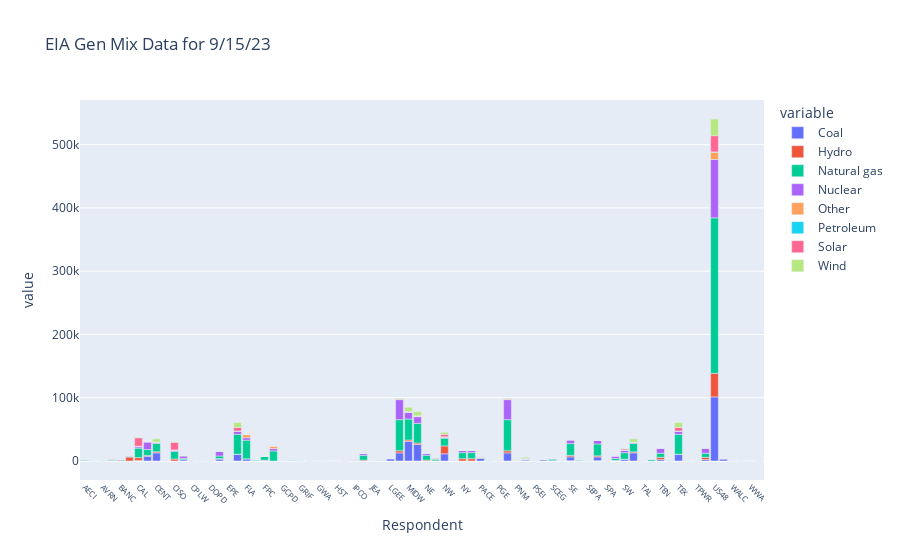

Notebook source saved alongside this figure:
### Markdown cell above
### Now let's graph it..

### Code cell
# Filter down the data a bit..
df_new = df[
    [
        "Interval Start",
        "Respondent",
        "Coal",
        "Hydro",
        "Natural gas",
        "Nuclear",
        "Other",
        "Petroleum",
        "Solar",
        "Wind",
    ]
]
columns = [
    "Coal",
    "Hydro",
    "Natural gas",
    "Nuclear",
    "Other",
    "Petroleum",
    "Solar",
    "Wind",
]

# set up your graph
fig = px.bar(df_new, x="Respondent", y=columns, title="EIA Gen Mix Data for 9/15/23")

# Update x-axis labels appearance
fig.update_xaxes(
    tickangle=45, tickfont=dict(size=8)
)  # Rotate and resize x-axis labels for better readability

# Adjust bar width
fig.update_layout(
    bargap=0.1,  # Adjust the gap between bars
    bargroupgap=0.05,  # Adjust the gap between groups of bars
)

# Show graph
fig.show(width=1800, height=900)

### Figure 1 — Plotly figure (JSON) as saved in the notebook; plotly's stock layout.template omitted (floating-point values rounded to 4 significant figures)
{"data": [{"alignmentgroup": "True", "hovertemplate": "variable=Coal<br>Respondent=%{x}<br>value=%{y}<extra></extra>", "legendgroup": "Coal", "marker": {"color": "#636efa", "pattern": {"shape": ""}}, "name": "Coal", "offsetgroup": "Coal", "orientation": "v", "showlegend": true, "textposition": "auto", "type": "bar", "x": ["AECI", "AVA", "AVRN", "AZPS", "BANC", "BPAT", "CAL", "CAR", "CENT", "CHPD", "CISO", "CPLE", "CPLW", "DEAA", "DOPD", "DUK", "EPE", "ERCO", "FLA", "FMPP", "FPC", "FPL", "GCPD", "GRID", "GRIF", "GVL", "GWA", "HGMA", "HST", "IID", "IPCO", "ISNE", "JEA", "LDWP", "LGEE", "MIDA", "MIDW", "MISO", "NE", "NEVP", "NW", "NWMT", "NY", "NYIS", "PACE", "PACW", "PGE", "PJM", "PNM", "PSCO", "PSEI", "SC", "SCEG", "SCL", "SE", "SEC", "SEPA", "SOCO", "SPA", "SRP", "SW", "SWPP", "TAL", "TEC", "TEN", "TEPC", "TEX", "TIDC", "TPWR", "TVA", "US48", "WACM", "WALC", "WAUW", "WWA", "YAD"], "xaxis": "x", "y": [1174, 0, 0, 860, 0, 0, 889, 7342, 12882, 0, 0, 2143, 0, 0, 0, 2921, 0, 10575, 3385, 940, 1422, 0, 0, 623, 0, 0, 0, 0, 0, 0, 0, 0, 593, 889, 3628, 12798, 30904, 26102, 0, 342, 11405, 1559, 0, 0, 4092, 0, 0, 12798, 347, 1782, 0, 2028, 250, 0, 6496, 301, 0, 6496, 0, 958, 2375, 12882, 0, 129, 2247, 210, 10575, 0, 0, 2247, 101298, 3007, 0, 0, 0, 0], "yaxis": "y"}, {"alignmentgroup": "True", "hovertemplate": "variable=Hydro<br>Respondent=%{x}<br>value=%{y}<extra></extra>", "legendgroup": "Hydro", "marker": {"color": "#EF553B", "pattern": {"shape": ""}}, "name": "Hydro", "offsetgroup": "Hydro", "orientation": "v", "showlegend": true, "textposition": "auto", "type": "bar", "x": ["AECI", "AVA", "AVRN", "AZPS", "BANC", "BPAT", "CAL", "CAR", "CENT", "CHPD", "CISO", "CPLE", "CPLW", "DEAA", "DOPD", "DUK", "EPE", "ERCO", "FLA", "FMPP", "FPC", "FPL", "GCPD", "GRID", "GRIF", "GVL", "GWA", "HGMA", "HST", "IID", "IPCO", "ISNE", "JEA", "LDWP", "LGEE", "MIDA", "MIDW", "MISO", "NE", "NEVP", "NW", "NWMT", "NY", "NYIS", "PACE", "PACW", "PGE", "PJM", "PNM", "PSCO", "PSEI", "SC", "SCEG", "SCL", "SE", "SEC", "SEPA", "SOCO", "SPA", "SRP", "SW", "SWPP", "TAL", "TEC", "TEN", "TEPC", "TEX", "TIDC", "TPWR", "TVA", "US48", "WACM", "WALC", "WAUW", "WWA", "YAD"], "xaxis": "x", "y": [0, 513, 0, 0, 1174, 6214, 4480, 1506, 1739, 820, 3068, 44, 76, 0, 194, 902, 0, 101, 25, 0, 25, 0, 810, 0, 0, 0, 0, 0, 0, 20, 1046, 1375, 0, 138, 0, 3420, 2285, 2285, 1375, 8, 12390, 326, 3667, 3667, 160, 249, 193, 3420, 24, 11, 70, 75, 235, 575, 2323, 0, 599, 1724, 140, 71, 462, 1599, 0, 0, 3565, 0, 101, 80, 349, 3565, 37338, 772, 367, 80, 0, 174], "yaxis": "y"}, {"alignmentgroup": "True", "hovertemplate": "variable=Natural gas<br>Respondent=%{x}<br>value=%{y}<extra></extra>", "legendgroup": "Natural gas", "marker": {"color": "#00cc96", "pattern": {"shape": ""}}, "name": "Natural gas", "offsetgroup": "Natural gas", "orientation": "v", "showlegend": true, "textposition": "auto", "type": "bar", "x": ["AECI", "AVA", "AVRN", "AZPS", "BANC", "BPAT", "CAL", "CAR", "CENT", "CHPD", "CISO", "CPLE", "CPLW", "DEAA", "DOPD", "DUK", "EPE", "ERCO", "FLA", "FMPP", "FPC", "FPL", "GCPD", "GRID", "GRIF", "GVL", "GWA", "HGMA", "HST", "IID", "IPCO", "ISNE", "JEA", "LDWP", "LGEE", "MIDA", "MIDW", "MISO", "NE", "NEVP", "NW", "NWMT", "NY", "NYIS", "PACE", "PACW", "PGE", "PJM", "PNM", "PSCO", "PSEI", "SC", "SCEG", "SCL", "SE", "SEC", "SEPA", "SOCO", "SPA", "SRP", "SW", "SWPP", "TAL", "TEC", "TEN", "TEPC", "TEX", "TIDC", "TPWR", "TVA", "US48", "WACM", "WALC", "WAUW", "WWA", "YAD"], "xaxis": "x", "y": [1390, 396, 580, 1797, 1551, 953, 14898, 9202, 13186, 0, 11971, 2014, 167, 451, 0, 4118, 1018, 31539, 29470, 1755, 5978, 15877, 0, 1363, 481, 284, 0, 969, 0, 304, 542, 7663, 747, 744, 631, 49173, 33169, 31148, 7663, 2941, 12335, 101, 9614, 9614, 1693, 0, 927, 49173, 618, 1485, 1163, 492, 2411, 0, 18694, 1786, 0, 18694, 0, 2928, 10258, 13186, 484, 2559, 6490, 1279, 31539, 328, 0, 6490, 245691, 191, 717, 0, 0, 0], "yaxis": "y"}, {"alignmentgroup": "True", "hovertemplate": "variable=Nuclear<br>Respondent=%{x}<br>value=%{y}<extra></extra>", "legendgroup": "Nuclear", "marker": {"color": "#ab63fa", "pattern": {"shape": ""}}, "name": "Nuclear", "offsetgroup": "Nuclear", "orientation": "v", "showlegend": true, "textposition": "auto", "type": "bar", "x": ["AECI", "AVA", "AVRN", "AZPS", "BANC", "BPAT", "CAL", "CAR", "CENT", "CHPD", "CISO", "CPLE", "CPLW", "DEAA", "DOPD", "DUK", "EPE", "ERCO", "FLA", "FMPP", "FPC", "FPL", "GCPD", "GRID", "GRIF", "GVL", "GWA", "HGMA", "HST", "IID", "IPCO", "ISNE", "JEA", "LDWP", "LGEE", "MIDA", "MIDW", "MISO", "NE", "NEVP", "NW", "NWMT", "NY", "NYIS", "PACE", "PACW", "PGE", "PJM", "PNM", "PSCO", "PSEI", "SC", "SCEG", "SCL", "SE", "SEC", "SEPA", "SOCO", "SPA", "SRP", "SW", "SWPP", "TAL", "TEC", "TEN", "TEPC", "TEX", "TIDC", "TPWR", "TVA", "US48", "WACM", "WALC", "WAUW", "WWA", "YAD"], "xaxis": "x", "y": [0, 0, 0, 0, 0, 1135, 2215, 11695, 2001, 0, 2215, 3608, 0, 0, 0, 7106, 0, 4971, 3818, 134, 0, 3684, 0, 0, 0, 0, 0, 0, 0, 0, 0, 2989, 0, 0, 0, 31628, 10538, 10538, 2989, 0, 1135, 0, 3238, 3238, 0, 0, 0, 31628, 0, 0, 0, 0, 981, 0, 5806, 0, 0, 5806, 0, 3982, 3982, 2001, 0, 0, 8220, 0, 4971, 0, 0, 8220, 92236, 0, 0, 0, 0, 0], "yaxis": "y"}, {"alignmentgroup": "True", "hovertemplate": "variable=Other<br>Respondent=%{x}<br>value=%{y}<extra></extra>", "legendgroup": "Other", "marker": {"color": "#FFA15A", "pattern": {"shape": ""}}, "name": "Other", "offsetgroup": "Other", "orientation": "v", "showlegend": true, "textposition": "auto", "type": "bar", "x": ["AECI", "AVA", "AVRN", "AZPS", "BANC", "BPAT", "CAL", "CAR", "CENT", "CHPD", "CISO", "CPLE", "CPLW", "DEAA", "DOPD", "DUK", "EPE", "ERCO", "FLA", "FMPP", "FPC", "FPL", "GCPD", "GRID", "GRIF", "GVL", "GWA", "HGMA", "HST", "IID", "IPCO", "ISNE", "JEA", "LDWP", "LGEE", "MIDA", "MIDW", "MISO", "NE", "NEVP", "NW", "NWMT", "NY", "NYIS", "PACE", "PACW", "PGE", "PJM", "PNM", "PSCO", "PSEI", "SC", "SCEG", "SCL", "SE", "SEC", "SEPA", "SOCO", "SPA", "SRP", "SW", "SWPP", "TAL", "TEC", "TEN", "TEPC", "TEX", "TIDC", "TPWR", "TVA", "US48", "WACM", "WALC", "WAUW", "WWA", "YAD"], "xaxis": "x", "y": [0, 122, 0, 67, 18, 184, 792, 1218, 39, 0, 121, 1076, 87, 0, 0, 13, 0, 251, 5020, 24, 94, 4225, 0, 0, 0, 59, 0, 0, 0, 478, 38, 551, 2, 175, 0, 1396, 863, 863, 551, 408, 932, 0, 195, 195, 127, 20, 7, 1396, 19, 0, 26, 42, 0, 0, 229, 0, 0, 229, 0, 11, 97, 39, 0, 616, 25, 0, 251, 0, 0, 25, 11608, 0, 0, 0, 0, 0], "yaxis": "y"}, {"alignmentgroup": "True", "hovertemplate": "variable=Petroleum<br>Respondent=%{x}<br>value=%{y}<extra></extra>", "legendgroup": "Petroleum", "marker": {"color": "#19d3f3", "pattern": {"shape": ""}}, "name": "Petroleum", "offsetgroup": "Petroleum", "orientation": "v", "showlegend": true, "textposition": "auto", "type": "bar", "x": ["AECI", "AVA", "AVRN", "AZPS", "BANC", "BPAT", "CAL", "CAR", "CENT", "CHPD", "CISO", "CPLE", "CPLW", "DEAA", "DOPD", "DUK", "EPE", "ERCO", "FLA", "FMPP", "FPC", "FPL", "GCPD", "GRID", "GRIF", "GVL", "GWA", "HGMA", "HST", "IID", "IPCO", "ISNE", "JEA", "LDWP", "LGEE", "MIDA", "MIDW", "MISO", "NE", "NEVP", "NW", "NWMT", "NY", "NYIS", "PACE", "PACW", "PGE", "PJM", "PNM", "PSCO", "PSEI", "SC", "SCEG", "SCL", "SE", "SEC", "SEPA", "SOCO", "SPA", "SRP", "SW", "SWPP", "TAL", "TEC", "TEN", "TEPC", "TEX", "TIDC", "TPWR", "TVA", "US48", "WACM", "WALC", "WAUW", "WWA", "YAD"], "xaxis": "x", "y": [0, 0, 0, 0, 0, 0, 85, 0, 0, 0, 85, 0, 0, 0, 0, 0, 0, 0, 20, 0, 20, 0, 0, 0, 0, 0, 0, 0, 0, 0, 0, 35, 0, 0, 0, 207, 0, 0, 35, 0, 52, 52, 12, 12, 0, 0, 0, 207, 0, 0, 0, 0, 0, 0, -1, 0, 0, -1, 0, 0, 0, 0, 0, 0, 0, 0, 0, 0, 0, 0, 410, 0, 0, 0, 0, 0], "yaxis": "y"}, {"alignmentgroup": "True", "hovertemplate": "variable=Solar<br>Respondent=%{x}<br>value=%{y}<extra></extra>", "legendgroup": "Solar", "marker": {"color": "#FF6692", "pattern": {"shape": ""}}, "name": "Solar", "offsetgroup": "Solar", "orientation": "v", "showlegend": true, "textposition": "auto", "type": "bar", "x": ["AECI", "AVA", "AVRN", "AZPS", "BANC", "BPAT", "CAL", "CAR", "CENT", "CHPD", "CISO", "CPLE", "CPLW", "DEAA", "DOPD", "DUK", "EPE", "ERCO", "FLA", "FMPP", "FPC", "FPL", "GCPD", "GRID", "GRIF", "GVL", "GWA", "HGMA", "HST", "IID", "IPCO", "ISNE", "JEA", "LDWP", "LGEE", "MIDA", "MIDW", "MISO", "NE", "NEVP", "NW", "NWMT", "NY", "NYIS", "PACE", "PACW", "PGE", "PJM", "PNM", "PSCO", "PSEI", "SC", "SCEG", "SCL", "SE", "SEC", "SEPA", "SOCO", "SPA", "SRP", "SW", "SWPP", "TAL", "TEC", "TEN", "TEPC", "TEX", "TIDC", "TPWR", "TVA", "US48", "WACM", "WALC", "WAUW", "WWA", "YAD"], "xaxis": "x", "y": [0, 13, 0, 624, 155, 128, 13376, 47, 96, 0, 12155, 38, 0, 0, 0, 5, 137, 5581, 137, 1, 29, 94, 0, 116, 0, 0, 0, 0, 0, 430, 417, 16, 0, 636, 1, 1, 513, 512, 16, 1067, 3818, 40, 0, 0, 813, 345, 0, 1, 227, 823, 13, 0, 4, 0, 92, 0, 0, 92, 0, 602, 1850, 96, 1, 12, 49, 209, 5581, 0, 0, 49, 25576, 43, 51, 0, 0, 0], "yaxis": "y"}, {"alignmentgroup": "True", "hovertemplate": "variable=Wind<br>Respondent=%{x}<br>value=%{y}<extra></extra>", "legendgroup": "Wind", "marker": {"color": "#B6E880", "pattern": {"shape": ""}}, "name": "Wind", "offsetgroup": "Wind", "orientation": "v", "showlegend": true, "textposition": "auto", "type": "bar", "x": ["AECI", "AVA", "AVRN", "AZPS", "BANC", "BPAT", "CAL", "CAR", "CENT", "CHPD", "CISO", "CPLE", "CPLW", "DEAA", "DOPD", "DUK", "EPE", "ERCO", "FLA", "FMPP", "FPC", "FPL", "GCPD", "GRID", "GRIF", "GVL", "GWA", "HGMA", "HST", "IID", "IPCO", "ISNE", "JEA", "LDWP", "LGEE", "MIDA", "MIDW", "MISO", "NE", "NEVP", "NW", "NWMT", "NY", "NYIS", "PACE", "PACW", "PGE", "PJM", "PNM", "PSCO", "PSEI", "SC", "SCEG", "SCL", "SE", "SEC", "SEPA", "SOCO", "SPA", "SRP", "SW", "SWPP", "TAL", "TEC", "TEN", "TEPC", "TEX", "TIDC", "TPWR", "TVA", "US48", "WACM", "WALC", "WAUW", "WWA", "YAD"], "xaxis": "x", "y": [62, 0, 432, 227, 0, 258, 842, 0, 5143, 0, 793, 0, 0, 0, 0, 0, 0, 7781, 0, 0, 0, 0, 0, 14, 0, 0, 0, 0, 0, 0, 53, 577, 0, 49, 0, 891, 6714, 6652, 577, 10, 3267, 73, 296, 296, 85, 76, 0, 891, 540, 1830, 17, 0, 0, 0, 0, 0, 0, 0, 0, 16, 882, 5143, 0, 0, 2, 70, 7781, 0, 0, 2, 26395, 419, 29, 0, 0, 0], "yaxis": "y"}], "layout": {"bargap": 0.1, "bargroupgap": 0.05, "barmode": "relative", "legend": {"title": {"text": "variable"}, "tracegroupgap": 0}, "title": {"text": "EIA Gen Mix Data for 9/15/23"}, "xaxis": {"anchor": "y", "domain": [0, 1], "tickangle": 45, "tickfont": {"size": 8}, "title": {"text": "Respondent"}}, "yaxis": {"anchor": "x", "domain": [0, 1], "title": {"text": "value"}}}}
